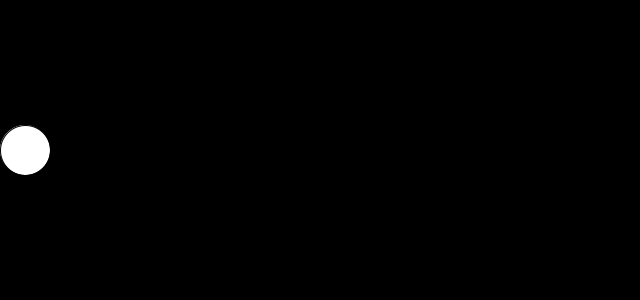
Frame 1 (no input)
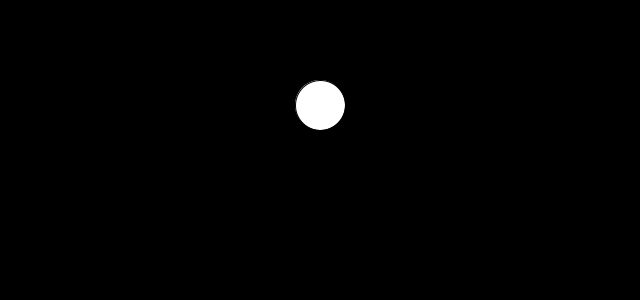
Frame 60 (the mouse pressed at the canvas centre just before this capture)
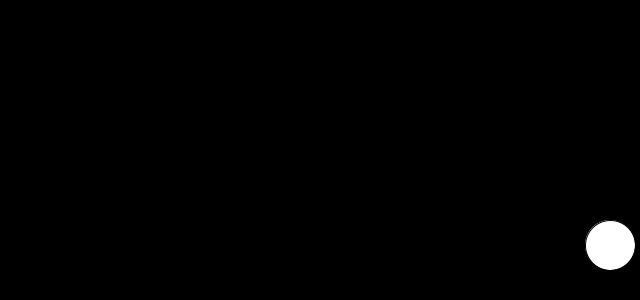
Frame 120 (the mouse held since frame 60 and released just before this capture)

The Processing sketch that drew these frames (run headless with seeded random() and noise(); from frame 60 on, the mouse is pressed at the canvas centre):

// Processing sketch: bouncingball
// ── bouncingball.pde
//conditionals programming

float cx,cy,deltax=1,deltay=1,speed=5,rad=50;
void setup()
{
  size(640,300);
  cy = height/2;
  cx = rad/2;
}

void draw()
{
  background(0);
  ellipse(cx,cy,rad,rad);
  cx = cx+(speed*(deltax));
  cy = cy+(speed*(deltay));
  if(cx>=width-(rad/2) || cx<=(rad/2))
  {
    deltax = -1*deltax;
  }
  if(cy>=height-(rad/2) || cy<=(rad/2))
  {
    deltay = -1*deltay;
  }
}
